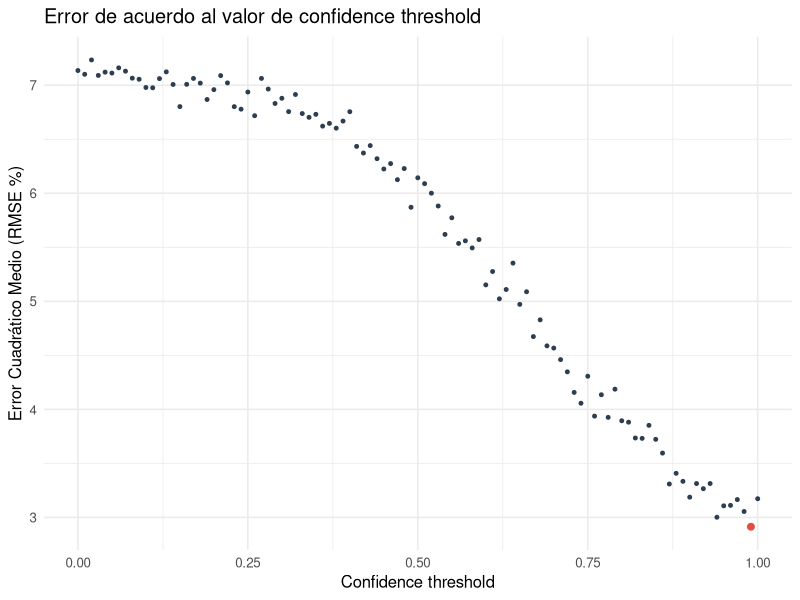
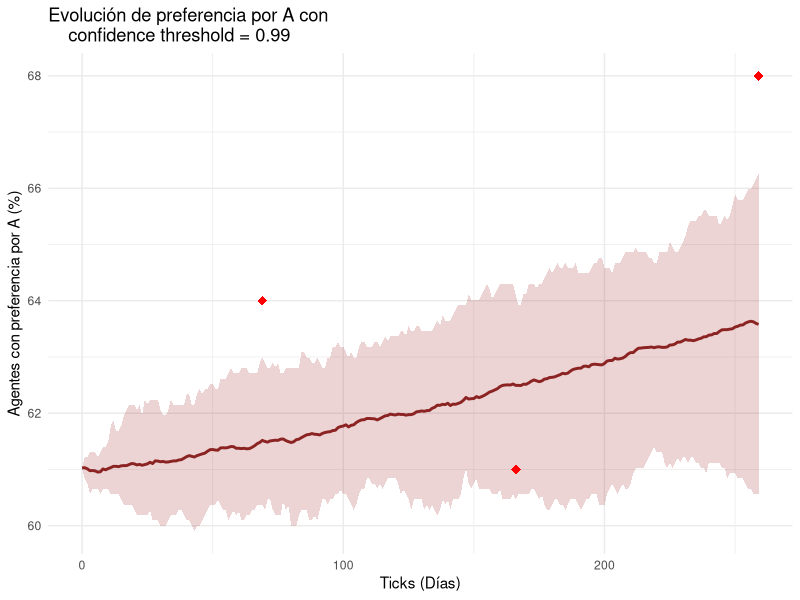
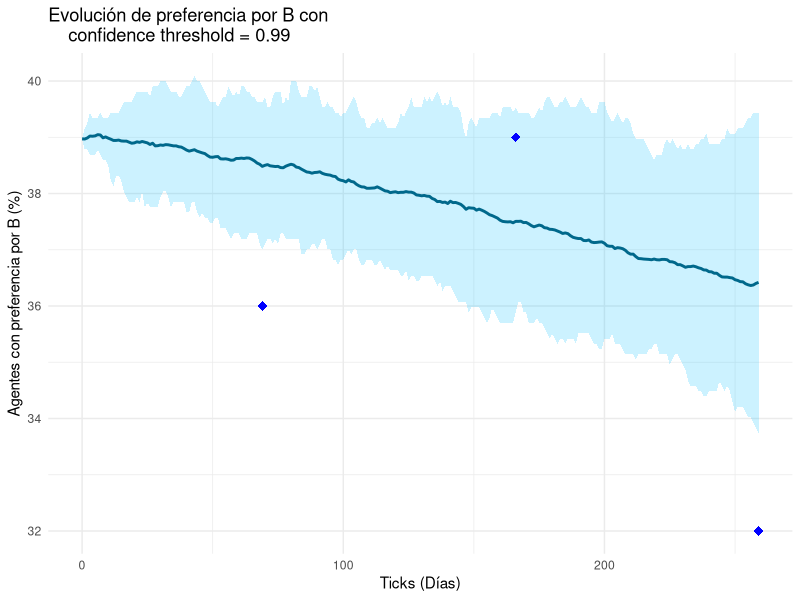

The R source for these figures, in order:
setwd("C:/Users/ulise/Documents/GitHub/Modelo-base-dinamica-de-opinion/experimentos/influencia negativa")
library(tidyverse)
experimento3_table <- read.csv('experimento-3-negativa-table.csv', skip = 6)
experimento3_table <- experimento3_table %>%
  rename(
    tick = X.step., 
    run_number = X.run.number.,
    pref_A = pref.A,
    pref_B = pref.B,
    confidence = confidence.threshold
  )

experimento3_table <- experimento3_table[c('run_number', 'tick', 'confidence', 'pref_A', 'pref_B')]

experimento3_avg <- experimento3_table %>%
  group_by(confidence, tick) %>%
  summarise(
    mean_pref_A = mean(pref_A),
    mean_pref_B = mean(pref_B),
    .groups = 'drop'
  ) %>%
  
  mutate(
    pct_A = (mean_pref_A / 1070) * 100,
    pct_B = (mean_pref_B / 1070) * 100
  )

experimento3_avg <- filter(experimento3_avg, confidence<=1)

encuestas_reales <- data.frame(
  tick = c(69, 166, 259),
  pct_A_real = c(64, 61, 68),
  pct_B_real = c(36, 39, 32)
)


error_confidence <- experimento3_avg %>%
  inner_join(encuestas_reales, by = 'tick') %>%
  
  mutate(
    err_sq_A = (pct_A - pct_A_real)^2,
    err_sq_B = (pct_B - pct_B_real)^2,
    err_total_punto = (err_sq_A + err_sq_B) / 2
  ) %>%
  
  group_by(confidence) %>%
  summarise(
    MSE = mean(err_sq_A),
    RMSE = sqrt(MSE),
    .groups = "drop"
  ) %>%
  
  arrange(MSE)

head(error_confidence)

ggplot(error_confidence, aes(x=confidence, y = RMSE)) +
  geom_point(color = "#2C3E50", size = 1) +
  labs(
    title = "Error de acuerdo al valor de confidence threshold",
    x = "Confidence threshold",
    y = "Error Cuadrático Medio (RMSE %)"
  ) +
  geom_point(data = filter(error_confidence, RMSE == min(RMSE)), 
             aes(x = confidence, y = RMSE), 
             color = "#E74C3C", size = 2) +
  theme_minimal(base_size = 12) 

experimento3_99_confidence <- read.csv(file = 'experimento-3-confidence-99-table.csv', skip = 6)
experimento3_99_confidence <- experimento3_99_confidence %>%
  rename(
    tick = X.step., 
    run_number = X.run.number.,
    pref_A = pref.A,
    pref_B = pref.B,
    confidence = confidence.threshold
  )

experimento3_99_confidence <-experimento3_99_confidence[c('run_number', 'tick', 'confidence', 'pref_A', 'pref_B')]

experimento3_99_confidence_avg <- experimento3_99_confidence %>%
  group_by(tick) %>%
  
  summarise(
    mean_pref_A = mean(pref_A),
    mean_pref_B = mean(pref_B),
    min_pref_A = min(pref_A),
    max_pref_A = max(pref_A),
    min_pref_B = min(pref_B),
    max_pref_B = max(pref_B),
    .groups = 'drop' 
  ) %>%
  
  mutate(
    pct_A = (mean_pref_A / 1070) * 100,
    pct_B = (mean_pref_B / 1070) * 100, 
    pct_min_A = (min_pref_A / 1070) * 100,
    pct_max_A = (max_pref_A / 1070) * 100,
    
    pct_B = (mean_pref_B / 1070) * 100,
    pct_min_B = (min_pref_B / 1070) * 100,
    pct_max_B = (max_pref_B / 1070) * 100
  )

ggplot(experimento3_99_confidence_avg, aes(x = tick)) +
  # 1. Creamos el sombreado (Capa de abajo)
  geom_ribbon(aes(ymin = pct_min_A, ymax = pct_max_A), 
              fill = "brown", alpha = 0.2) +
  
  # 2. Creamos la línea del promedio (Capa de arriba)
  geom_line(aes(y = pct_A), color = "brown4", size = 1) +
  
  geom_point(data = encuestas_reales, 
             aes(x = tick, y = pct_A_real, shape = "Datos reales"), 
             color = "red", size = 3, shape = 18) +
  
  # Estética
  theme_minimal() +
  labs(
    title = "Evolución de preferencia por A con 
    confidence threshold = 0.99",
    x = "Ticks (Días)",
    y = "Agentes con preferencia por A (%)"
  )

ggplot(experimento3_99_confidence_avg, aes(x = tick)) +
  # 1. Creamos el sombreado (Capa de abajo)
  geom_ribbon(aes(ymin = pct_min_B, ymax = pct_max_B), 
              fill = "deepskyblue", alpha = 0.2) +
  
  # 2. Creamos la línea del promedio (Capa de arriba)
  geom_line(aes(y = pct_B), color = "deepskyblue4", size = 1) +
  
  geom_point(data = encuestas_reales, 
             aes(x = tick, y = pct_B_real), 
             color = "blue", size = 3, shape = 18) +  
  # Estética
  theme_minimal() +
  labs(
    title = "Evolución de preferencia por B con 
    confidence threshold = 0.99",
    x = "Ticks (Días)",
    y = "Agentes con preferencia por B (%)"
  )
  